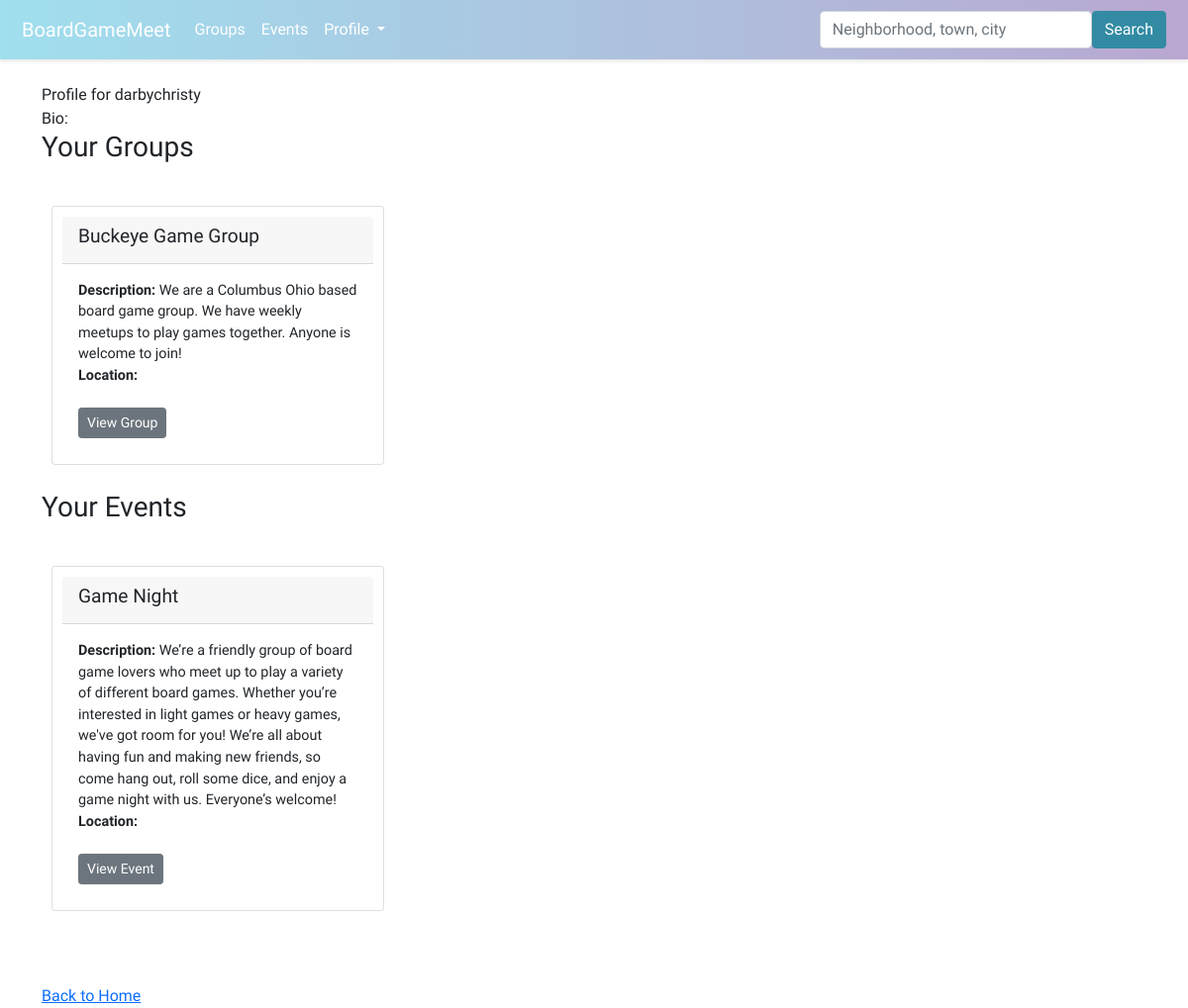
The page /profile/ (signed in) on the database as committed earlier.
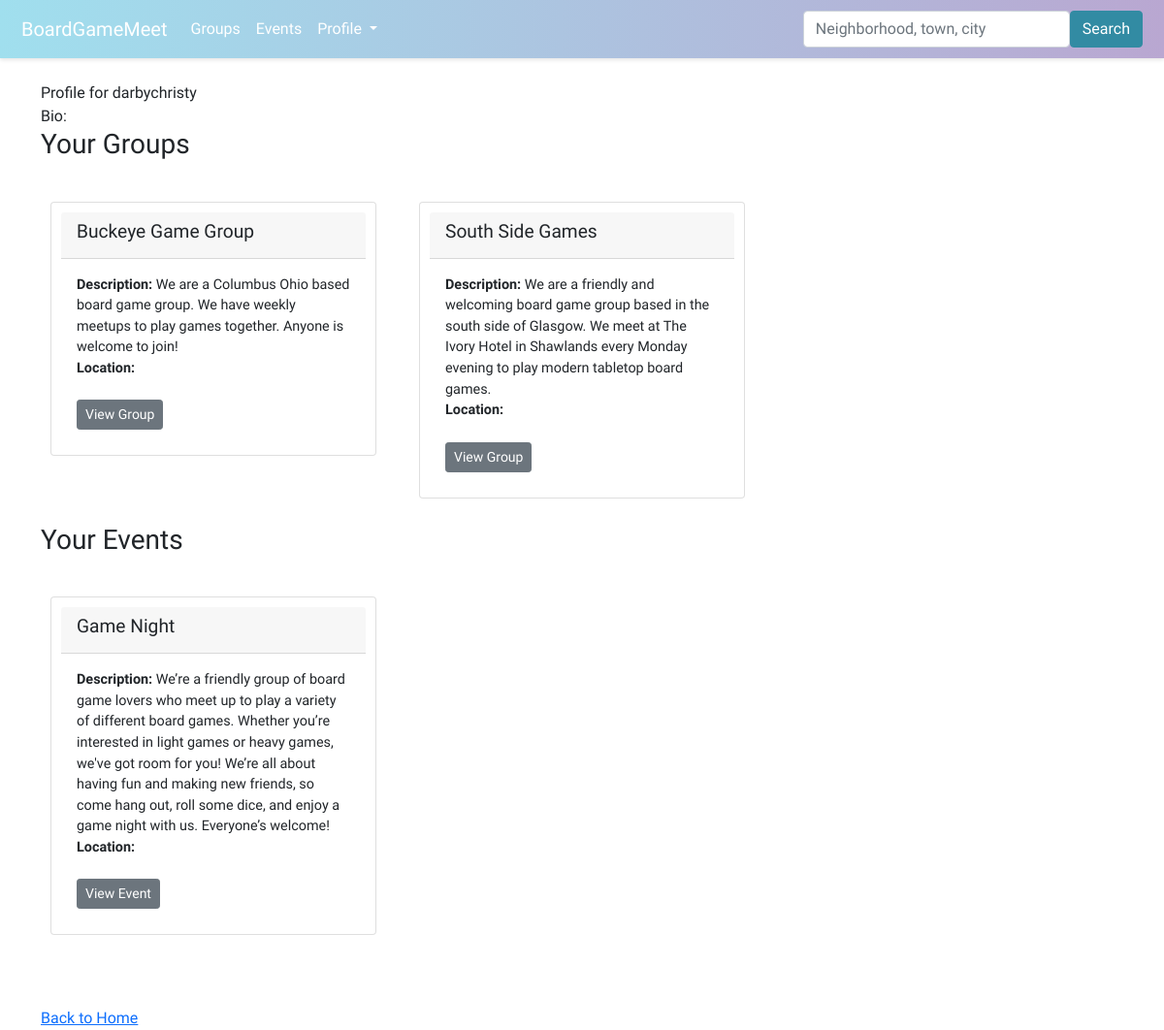
The same page on the database as committed later.
### boardgame/models.py (models this page shows, shortened)
class GroupMembers(models.Model):
    user = models.ForeignKey(User, on_delete=models.CASCADE)
    group = models.ForeignKey(Group,related_name='group_members', on_delete=models.CASCADE)
    is_admin = models.BooleanField(default=False)
    date_joined = models.DateTimeField(auto_now_add=True)
    class Meta:
        verbose_name_plural = 'GroupMembers'
        unique_together = ('user', 'group')

class Group(models.Model):
    name = models.CharField(max_length=100)
    description = models.TextField()
    members = models.ManyToManyField(User, through='GroupMembers')
    slug = models.SlugField(unique=True)
    group_image = models.ImageField(upload_to='group_images/', null=True, blank=True)
    categories = models.ManyToManyField(Category, related_name='groups')
    tags = models.ManyToManyField(Tag, related_name='groups')

class EventAttendance(models.Model):
    user = models.ForeignKey(User, on_delete=models.CASCADE)
    event = models.ForeignKey(Event, on_delete=models.CASCADE)
    date_joined = models.DateTimeField(auto_now_add=True)
    class Meta:
        verbose_name_plural = 'EventAttendance'
        unique_together = ('user', 'event')

class Event(models.Model):
    group = models.ForeignKey(Group, on_delete=models.CASCADE)
    title = models.CharField(max_length=100)
    description = models.TextField()
    date_time = models.DateTimeField()
    attendees = models.ManyToManyField(User, through='EventAttendance')
    event_image = models.ImageField(upload_to='event_images/', null=True, blank=True)
    categories = models.ManyToManyField(Category, related_name='events')
    tags = models.ManyToManyField(Tag, related_name='events')

### boardgame/views.py (the view)
# urls.py: path('profile/', views.user_profile, name='user_profile'),
def user_profile(request):
    user = request.user
    user_groups = GroupMembers.objects.filter(user=user).select_related('group')
    user_events = EventAttendance.objects.filter(user=user).select_related('event')
    context = {
        'user_groups': user_groups,
        'user_events': user_events,
    }
    return render(request, 'boardgame/user_profile.html', context)

### boardgame/templates/boardgame/user_profile.html (shortened to what this page needs)
{% extends 'boardgame/base.html' %}
{% load static %}
{% block content %}
Profile for {{user.username}}<br/>
Bio:  {{user.userprofile.bio}}
 <h3>Your Groups</h3>
 <br />
 <div class="row">
     {% if user_groups %}
     {% for group_member in user_groups %}
     <div class="col-md-4 mb-3">
         <div class="card">
             <div class="card-header">
                 <h4>{{ group_member.group.name }}</h4>
             </div>
             <div class="card-body">
                 <p class="card-text">
                     <b>Description:</b> {{ group_member.group.description }}<br />
                     <b>Location:</b> {{ group_member.group.location }}<br /><br />
                     <a href="{% url 'group_profile' group_member.group.slug %}"
                         class="btn btn-secondary btn-sm">View Group</a>
                 </p>
             </div>
         </div>
     </div>
     {% endfor %}
     {% else %}
     <p>You are not a member of any groups yet.</p>
     {% endif %}
 </div>
 <h3>Your Events</h3>
 <br />
 <div class="row">
     {% if user_events %}
     {% for event_attendance in user_events %}
     <div class="col-md-4 mb-3">
         <div class="card">
             <div class="card-header">
                 <h4>{{ event_attendance.event.title }}</h4>
             </div>
             <div class="card-body">
                 <p class="card-text">
                     <b>Description:</b> {{ event_attendance.event.description }}<br />
                     <b>Location:</b> {{ event_attendance.event.location }}<br /><br />
                     <a href="{% url 'event_details' event_attendance.event.id %}"
                         class="btn btn-secondary btn-sm">View Event</a>
                 </p>
             </div>
         </div>
     </div>
     {% endfor %}
     {% else %}
     <p>You are not attending any events yet.</p>
     {% endif %}
 </div>
<br /><br />
<div>
    <a href="{% url 'home' %}">Back to Home</a>
</div>
{% endblock %}

Rows that differ between the two databases and show on the page:
added GroupMembers: group.name "South Side Games", group.description "We are a friendly and welcoming board game group based in the south side of Glasgow. We meet at The Ivory Hotel in Shawlands every Monday evening to play modern tabletop board games."
